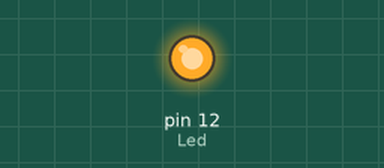
The sketch below on a simulated Arduino Uno, built with avr-gcc and run on an emulated ATmega328P. Parts: output pins drawn as LEDs (lit = HIGH).

Above: at 0.1 s.
Timing chart, 0 to 1.6 s (numbered marks = the images above):
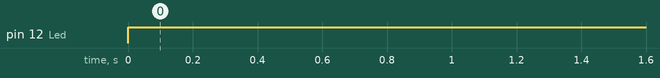

The sketch:

led_blink.ino
```cpp
int Led = 12; // setting the IO pin for LED

void setup() {
  pinMode(Led, OUTPUT);     // Initialize the LED_BUILTIN pin as an output
}

void loop() {
  digitalWrite(Led, HIGH);  // Turn the LED off by making the voltage HIGH

}
```

Measured:
- by itself, pin 12 (Led): LOW → HIGH at 0.00 s
